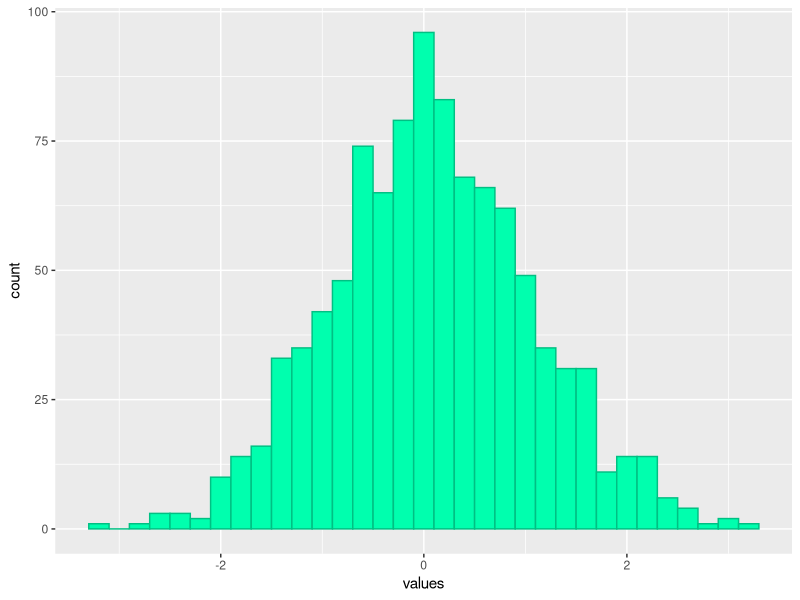
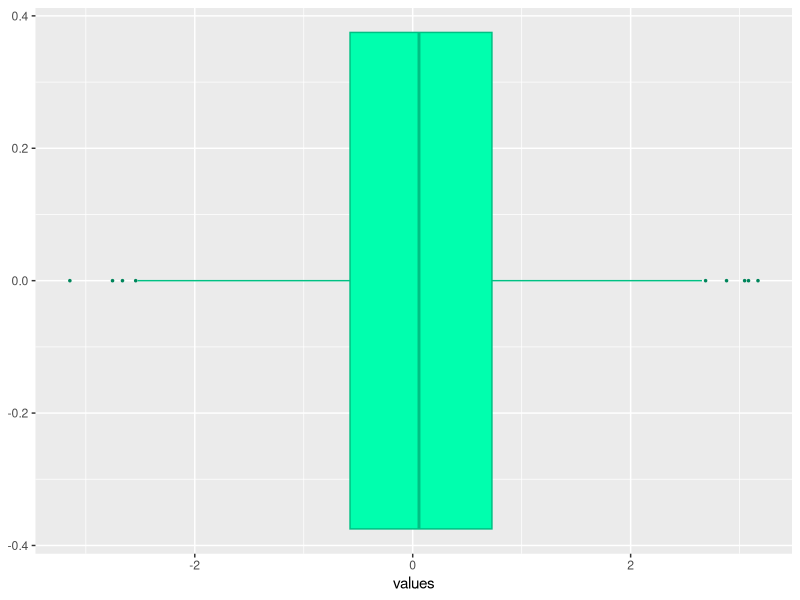
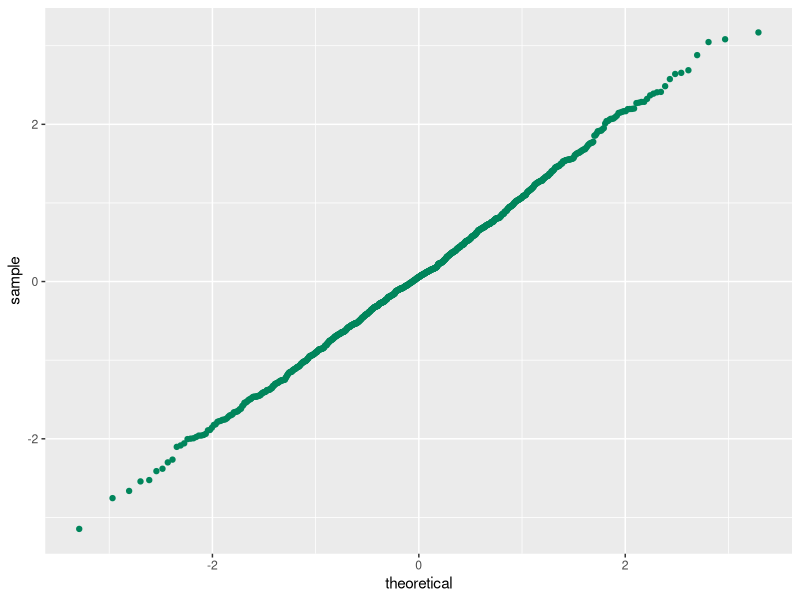
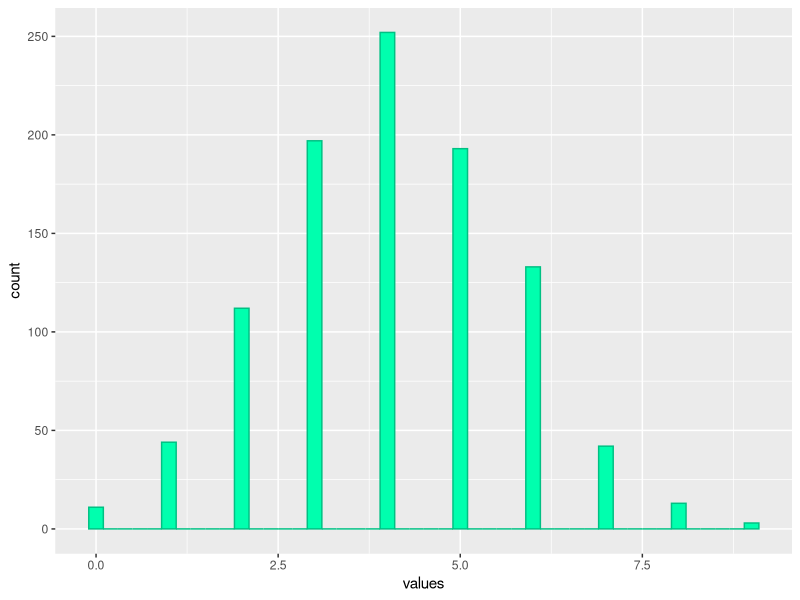
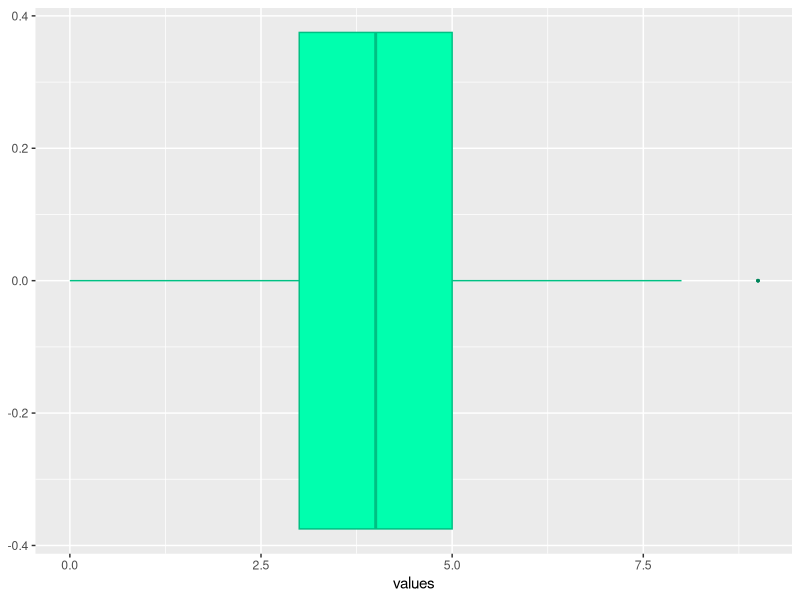
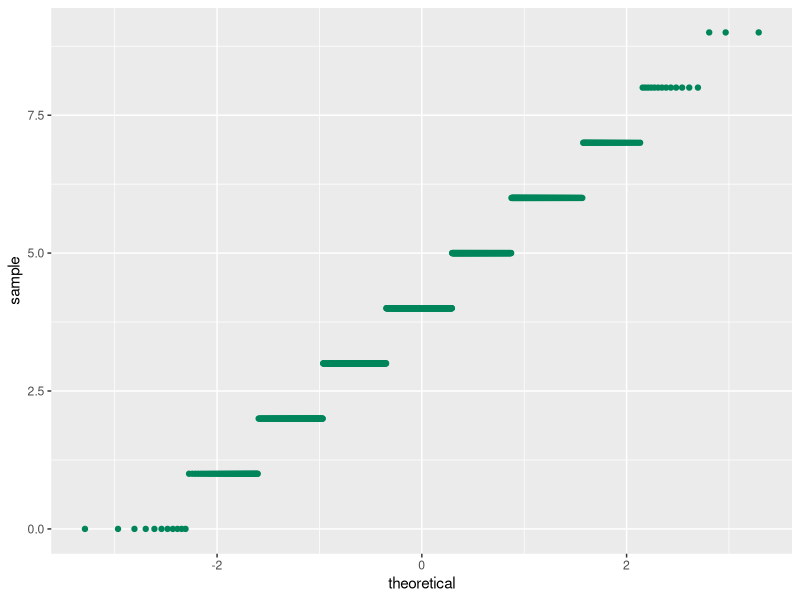
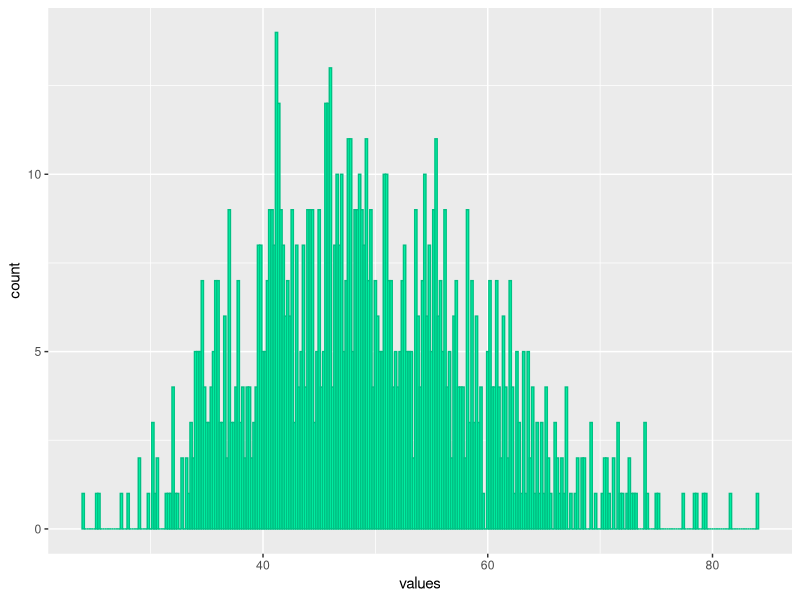
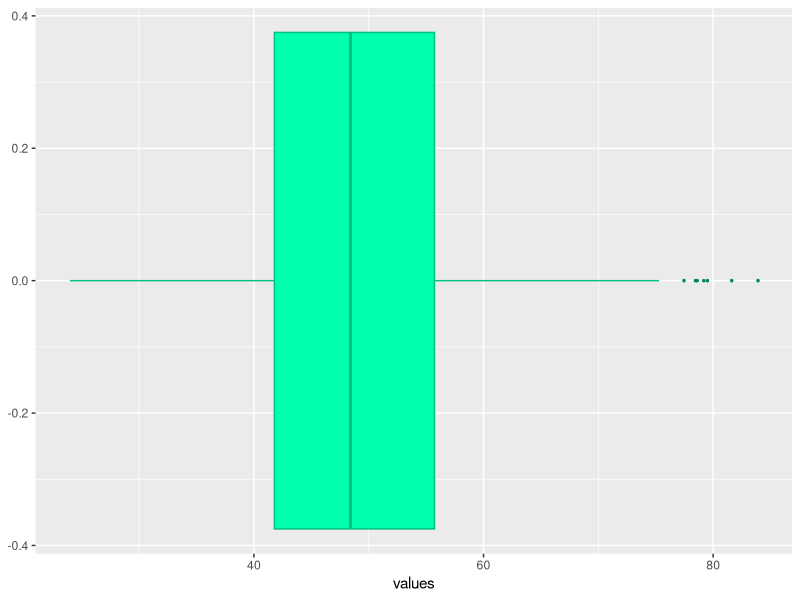

The R source for these figures, in order:
# -------------------------------------------------------------------------------------------
# 9. La idea de este ejercicio es estudiar el comportamiento de las distintas gráficas ante diversas
# situaciones simuladas.
# -------------------------------------------------------------------------------------------

# setup librerias
library(ggplot2)

# -------------------------------------------------------------------------------------------

# 1. Generar, utilizando el comando rnorm(1000), 1000 elementos provenientes de una normal
# estandar, guarde los valores en el objeto x. 
# Realizar un histograma, un boxplot y un Q-Qnorm de x.

x <- data.frame(
  values=c(rnorm(1000))
)

graficar <- function(x) {
  hist <- ggplot(x, aes(x=values)) + 
    geom_histogram(binwidth=0.20, color="#00C083", fill="#00FFAE")
  plot(hist)
  
  boxplot <- ggplot(x, aes(x=values)) + 
    geom_boxplot(color="#00C083", fill="#00FFAE", 
                 outlier.colour="#00855B", outlier.shape=20,
                 outlier.size=1)
  plot(boxplot)
  
  qnorm <- ggplot(x, aes(sample=values)) + 
    stat_qq(color="#00855B")
  plot(qnorm)
}

graficar(x)


# 2. Repetir el analisis anterior para las siguientes situaciones:

# Binomial: rbinom(1000,10,0.4).
x <- data.frame(
  values=c(rbinom(1000,10,0.4))
)
graficar(x)

# Chi-cuadrado: rchisq(1000,50).
x <- data.frame(
  values=c(rchisq(1000,50))
)
graficar(x)

# F de Snedecor: rf(1000,90,40).
x <- data.frame(
  values=c(rf(1000,90,40))
)
graficar(x)

# Gamma: rgamma(1000,0.7)
x <- data.frame(
  values=c(rgamma(1000,0.7))
)
graficar(x)

